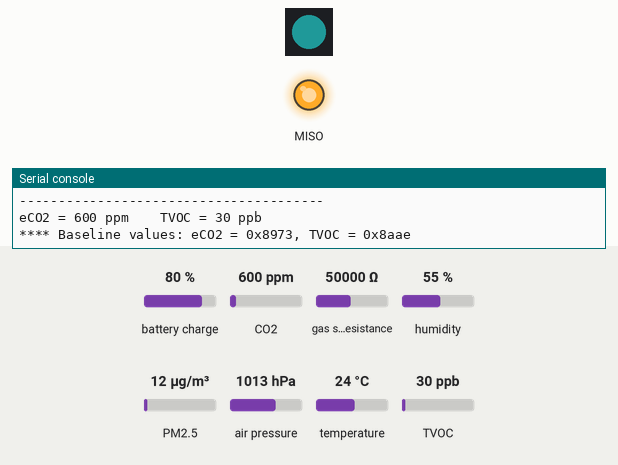
Simulated run of this program. Board: CircuitPython board. Parts: 1 RGB LEDs in strip order, left to right, output pins drawn as LEDs (lit = HIGH), the last lines printed to the serial console. Inputs (shaded band) come from the test bench; at power-on: battery charge 80 %, CO2 600 ppm, gas sensor resistance 50000 Ω, humidity 55 %, PM2.5 12 µg/m³, air pressure 1013 hPa, temperature 24 °C, TVOC 30 ppb. Dim RGB values are drawn brighter than linear; deep sleep restarts the program when it ends.

Above: at 17.5 s.
At 22.6 s:
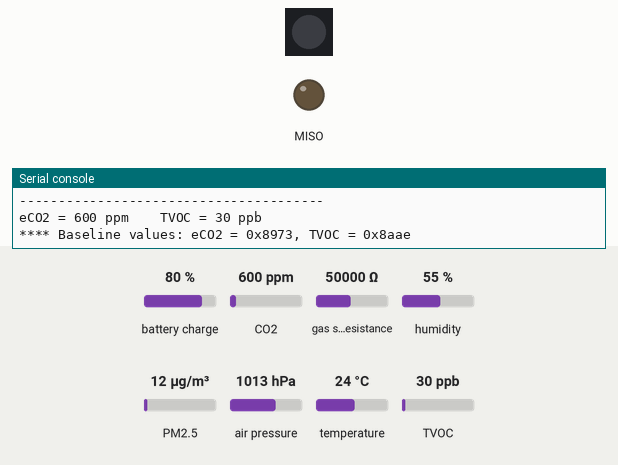
At 32.8 s:
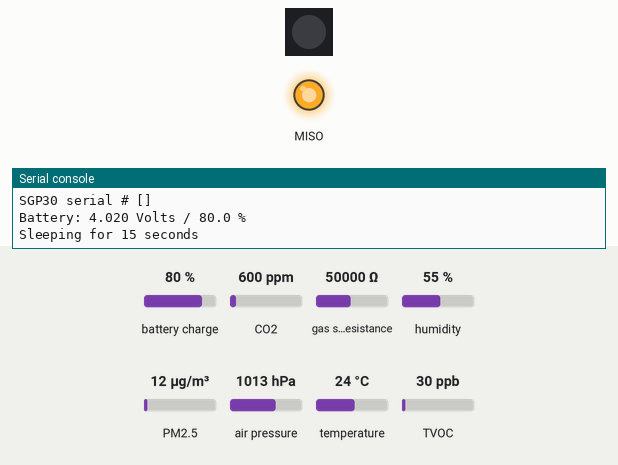
Timing chart, 0 to 47.9 s (numbered marks = the images above):
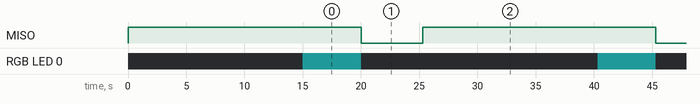

Measured:
- by itself, MISO: alternates HIGH for 20.0 s and LOW for 5.3 s
- by itself, RGB LED 0: alternates RGB(5, 25, 25) for 5.0 s and off for 20.3 s
- by itself, everything shown: repeats every 25.3 s, in 3 steps

The program:

AQ_sleep_test.py
```python
import time
import board
import busio
import digitalio
from adafruit_pm25.i2c import PM25_I2C
import adafruit_bme680
import adafruit_sgp30
import alarm
import neopixel
from adafruit_lc709203f import LC709203F

# Remove these two lines on boards without board.NEOPIXEL_POWER.
np_power = digitalio.DigitalInOut(board.NEOPIXEL_POWER)
np_power.switch_to_output(value=True)

# Assigning number and brightness of NEOPIXELs
np = neopixel.NeoPixel(board.NEOPIXEL, 1, brightness=0.1)

reset_pin = None

# Create library object, use 'slow' 100KHz frequency!
i2c = busio.I2C(board.SCL, board.SDA, frequency=100000)

# Connect to i2c connectors
pm25 = PM25_I2C(i2c, reset_pin)
bme680 = adafruit_bme680.Adafruit_BME680_I2C(i2c, debug=False)
sgp30 = adafruit_sgp30.Adafruit_SGP30(i2c)
sensor = LC709203F(i2c)

# change this to match the location's pressure (hPa) at sea level
bme680.sea_level_pressure = 1013.25

print("Found PM2.5 sensor, reading data...")
print("Found BME680 sensor, reading data...")
print("SGP30 serial #", [hex(i) for i in sgp30.serial])
print("Battery: %0.3f Volts / %0.1f %%" % (sensor.cell_voltage, sensor.cell_percent))


# setting SGP30 baselines. BME680 feeds data into this
sgp30.set_iaq_baseline(0x8973, 0x8AAE)
sgp30.set_iaq_relative_humidity(celsius=bme680.temperature, relative_humidity=bme680.relative_humidity)

# You will usually have to add an offset to account for the temperature of
# the sensor. This is usually around 5 degrees but varies by use. Use a
# separate temperature sensor to calibrate this one.
temperature_offset = -5

elapsed_sec = 0

print("Sleeping for 15 seconds")
time.sleep(15)

while True:

    np[0] = (50, 250, 250)
    # time.sleep(3)

    print("\nTemperature: %0.1f C" % (bme680.temperature + temperature_offset))
    print("Gas: %d ohm" % bme680.gas)
    print("Humidity: %0.1f %%" % bme680.relative_humidity)
    print("Pressure: %0.3f hPa" % bme680.pressure)
    print("Altitude = %0.2f meters" % bme680.altitude)

    # time.sleep(3)

    try:
        aqdata = pm25.read()
        # print(aqdata)
    except RuntimeError:
        print("Unable to read from sensor, retrying...")
        continue

    print()
    print("Concentration Units (standard)")
    print("---------------------------------------")
    print(
        "PM 1.0: %d\tPM2.5: %d\tPM10: %d"
        % (aqdata["pm10 standard"], aqdata["pm25 standard"], aqdata["pm100 standard"])
    )
    print("Concentration Units (environmental)")
    print("---------------------------------------")
    print(
        "PM 1.0: %d\tPM2.5: %d\tPM10: %d"
        % (aqdata["pm10 env"], aqdata["pm25 env"], aqdata["pm100 env"])
    )
    print("---------------------------------------")
    print("Particles > 0.3um / 0.1L air:", aqdata["particles 03um"])
    print("Particles > 0.5um / 0.1L air:", aqdata["particles 05um"])
    print("Particles > 1.0um / 0.1L air:", aqdata["particles 10um"])
    print("Particles > 2.5um / 0.1L air:", aqdata["particles 25um"])
    print("Particles > 5.0um / 0.1L air:", aqdata["particles 50um"])
    print("Particles > 10 um / 0.1L air:", aqdata["particles 100um"])
    print("---------------------------------------")

    # time.sleep(3)

    print("eCO2 = %d ppm \t TVOC = %d ppb" % (sgp30.eCO2, sgp30.TVOC))
    elapsed_sec += 9
    if elapsed_sec > 5:
        elapsed_sec = 0
        print(
            "**** Baseline values: eCO2 = 0x%x, TVOC = 0x%x"
            % (sgp30.baseline_eCO2, sgp30.baseline_TVOC)
        )

    time.sleep(5)
    # Create a an alarm that will trigger 10 seconds from now.
    time_alarm = alarm.time.TimeAlarm(monotonic_time=time.monotonic() + 5)
    # Exit the program, and then deep sleep until the alarm wakes us.
    alarm.exit_and_deep_sleep_until_alarms(time_alarm)
    # Does not return, so we never get here.
```
